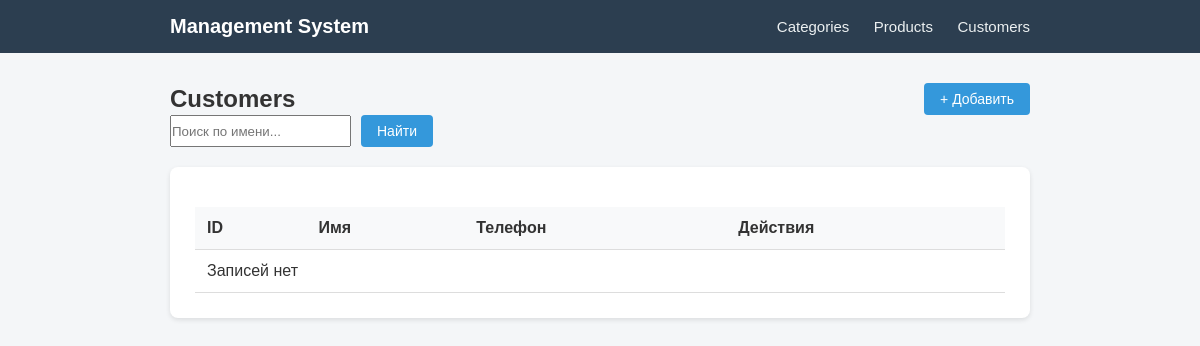
The app's page /customers/, older data.
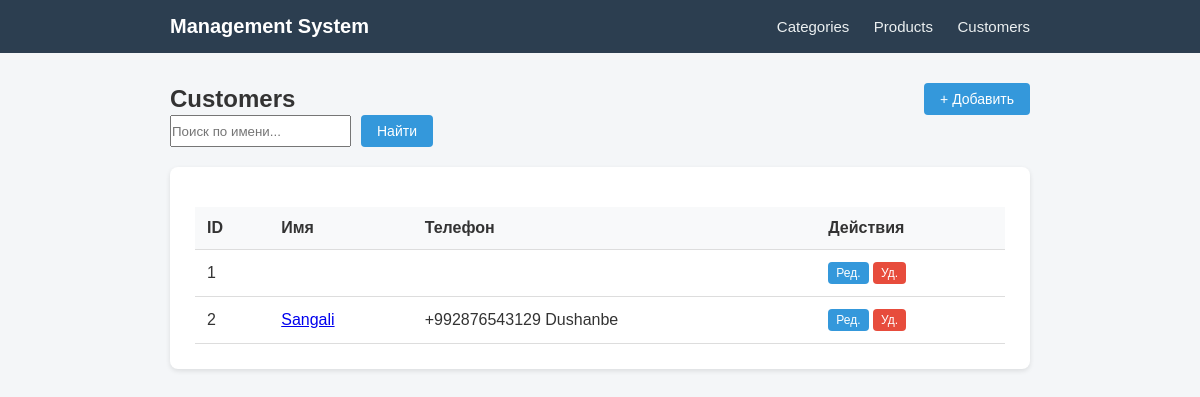
The same page, newer data.
### myapp/models.py (models this page shows, shortened)
class Customer(models.Model):
    name = models.CharField(max_length=100)
    phone = models.CharField(max_length=20)
    address = models.TextField()

### myapp/views.py (the view)
# urls.py: path('customers/', views.customer_list, name='customer_list'),
def customer_list(request):
    customers = Customer.objects.all()
    search_query = request.GET.get('search')
    if search_query:
        customers = customers.filter(name__icontains=search_query)
    return render(request, 'customer_list.html', {'object_list': customers})

### myapp/templates/customer_list.html
{% extends 'base.html' %}
{% block content %}
<div class="header-action">
    <h2>Customers</h2>
    <a href="{% url 'customer_create' %}" class="btn">+ Добавить</a>
</div>
<form method="get" style="margin-bottom: 20px; display: flex; gap: 10px;">
    <input type="text" name="search" placeholder="Поиск по имени...">
    <button type="submit" class="btn">Найти</button>
</form>
<div class="card">
    <table>
        <thead>
            <tr>
                <th>ID</th>
                <th>Имя</th>
                <th>Телефон</th>
                <th>Действия</th>
            </tr>
        </thead>
        <tbody>
            {% for c in object_list %}
            <tr>
                <td>{{ c.pk }}</td>
                <td><a href="{% url 'customer_detail' c.pk %}">{{ c.name }}</a></td>
                <td>{{ c.phone }}</td>
                <td>
                    <a href="{% url 'customer_update' c.pk %}" class="btn" style="padding: 4px 8px; font-size: 12px;">Ред.</a>
                    <a href="{% url 'customer_delete' c.pk %}" class="btn btn-danger" style="padding: 4px 8px; font-size: 12px;">Уд.</a>
                </td>
            </tr>
            {% empty %}
            <tr><td colspan="4">Записей нет</td></tr>
            {% endfor %}
        </tbody>
    </table>
</div>
{% endblock %}

Row changes from the older to the newer data that the page shows:
added Customer: pk "1"
added Customer: pk "2", name "Sangali", phone "+992876543129 Dushanbe"
Text that changed along with them:
text no longer shown: "Записей нет"
